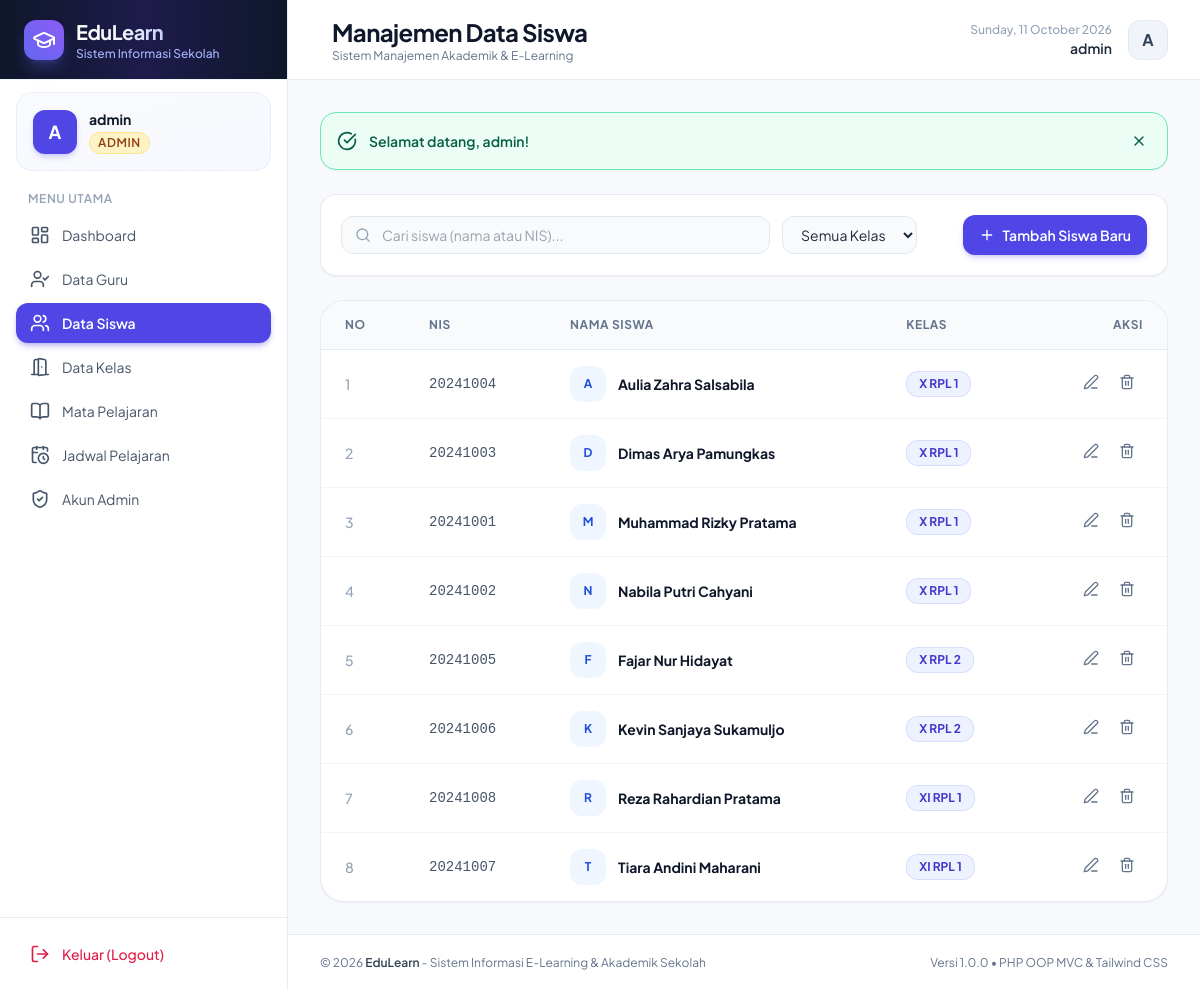
Screenshot of /admin/siswa (signed in) with the database file from the repository.
### tables this page shows
CREATE TABLE `siswa` (
    `id_siswa` INT AUTO_INCREMENT PRIMARY KEY,
    `nis` VARCHAR(50) NOT NULL UNIQUE,
    `nama` VARCHAR(100) NOT NULL,
    `password` VARCHAR(255) NOT NULL,
    `id_kelas` INT NOT NULL,
    `created_at` TIMESTAMP DEFAULT CURRENT_TIMESTAMP,
    CONSTRAINT `fk_siswa_kelas` FOREIGN KEY (`id_kelas`) REFERENCES `kelas` (`id_kelas`) ON DELETE CASCADE ON UPDATE CASCADE
);

CREATE TABLE `kelas` (
    `id_kelas` INT AUTO_INCREMENT PRIMARY KEY,
    `nama` VARCHAR(50) NOT NULL,
    `created_at` TIMESTAMP DEFAULT CURRENT_TIMESTAMP
);

### app/controllers/AdminController.php (called while the page is built, shortened)
<?php
require_once __DIR__ . '/../core/Controller.php';
class AdminController extends Controller {
    public function siswa() {
        $siswaModel = $this->model('Siswa');
        $kelasModel = $this->model('Kelas');
        $siswaList = $siswaModel->getAll();
        $kelasList = $kelasModel->getAll();
        $this->view('admin/siswa', [
            'title' => 'Manajemen Data Siswa',
            'siswaList' => $siswaList,
            'kelasList' => $kelasList
        ]);
    }
}

### app/core/App.php (called while the page is built, shortened)
<?php
class App {
    protected string $method = 'index';
    public function __construct() {
        $url = $this->parseUrl();
        $targetController = ucfirst(strtolower($url[0])) . 'Controller';
        $controllerFile = __DIR__ . '/../controllers/' . $targetController . '.php';
        if (file_exists($controllerFile)) {
            unset($url[0]);
        } else {
            $this->render404("Halaman atau modul '{$url[0]}' tidak ditemukan.");
            return;
        }
        $this->controller = new $this->controllerName();
        if (isset($url[1])) {
            $methodName = $url[1];
            if (method_exists($this->controller, $methodName)) {
                $this->method = $methodName;
                unset($url[1]);
            } else {
                $this->render404("Aksi '{$methodName}' tidak ditemukan pada modul ini.");
                return;
            }
        }
        $this->params = $url ? array_values($url) : [];
        call_user_func_array([$this->controller, $this->method], $this->params);
    }
    protected function parseUrl(): array {
        if (!empty($_GET['url'])) {
            return explode('/', filter_var(rtrim($_GET['url'], '/'), FILTER_SANITIZE_URL));
        }
        return [];
    }
}

### public/index.php (called while the page is built)
<?php
require_once __DIR__ . '/../config/config.php';
require_once __DIR__ . '/../app/core/Controller.php';
require_once __DIR__ . '/../app/core/App.php';
$app = new App();

### config/database.php (called while the page is built)
<?php
class DatabaseConfig {
    public static function getDsn() {
        return "mysql:host=" . DB_HOST . ";port=" . DB_PORT . ";dbname=" . DB_NAME . ";charset=utf8mb4";
    }
    public static function getOptions() {
        return [
            PDO::ATTR_ERRMODE            => PDO::ERRMODE_EXCEPTION,
            PDO::ATTR_DEFAULT_FETCH_MODE => PDO::FETCH_ASSOC,
            PDO::ATTR_EMULATE_PREPARES   => false,
        ];
    }
}

### app/models/Database.php (called while the page is built, shortened)
<?php
require_once __DIR__ . '/../../config/database.php';
class Database {
    private static ?Database $instance = null;
    private ?PDO $pdo = null;
    private $stmt = null;
    private function __construct() {
        try {
            $this->pdo = new PDO(
                DatabaseConfig::getDsn(),
                DB_USER,
                DB_PASS,
                DatabaseConfig::getOptions()
            );
        } catch (PDOException $e) {
            die("Database Connection Error: " . $e->getMessage());
        }
    }
    public static function getInstance(): Database {
        if (self::$instance === null) {
            self::$instance = new self();
        }
        return self::$instance;
    }
    public function query(string $sql, array $params = []): self {
        $this->stmt = $this->pdo->prepare($sql);
        $this->stmt->execute($params);
        return $this;
    }
    public function fetchAll(string $sql, array $params = []): array {
        $this->query($sql, $params);
        return $this->stmt->fetchAll();
    }
}

### app/models/Siswa.php (called while the page is built, shortened)
<?php
require_once __DIR__ . '/Database.php';
class Siswa {
    private Database $db;
    public function __construct() {
        $this->db = Database::getInstance();
    }
    public function getAll(): array {
        $sql = "SELECT s.id_siswa, s.nis, s.nama, s.id_kelas, s.created_at, k.nama as nama_kelas
                FROM `siswa` s
                LEFT JOIN `kelas` k ON s.id_kelas = k.id_kelas
                ORDER BY k.nama ASC, s.nama ASC";
        return $this->db->fetchAll($sql);
    }
}

### config/config.php (called while the page is built, shortened)
<?php
function url($path = '') {
    $path = ltrim($path, '/');
    return BASE_URL . ($path ? '/' . $path : '');
}

### app/views/admin/siswa.php (the view, shortened to what this page needs)
<?php require_once __DIR__ . '/../layouts/header.php'; ?>
<div class="space-y-6">
    <div class="flex flex-col sm:flex-row sm:items-center sm:justify-between gap-4 bg-white p-5 rounded-2xl border border-slate-200/80 shadow-sm">
        <div class="flex flex-col sm:flex-row gap-3 flex-1 max-w-xl">
            <div class="relative flex-1">
                <div class="absolute inset-y-0 left-0 pl-3.5 flex items-center pointer-events-none text-slate-400">
                </div>
                <input type="text" id="siswaSearch" onkeyup="filterSiswaTable()"
                       placeholder="Cari siswa (nama atau NIS)..."
                       class="w-full pl-10 pr-4 py-2 rounded-xl border border-slate-200 text-sm focus:outline-none focus:ring-2 focus:ring-indigo-500 bg-slate-50 focus:bg-white transition-all">
            </div>
            <select id="kelasFilter" onchange="filterSiswaTable()" class="px-3.5 py-2 rounded-xl border border-slate-200 text-sm bg-slate-50 focus:bg-white focus:outline-none focus:ring-2 focus:ring-indigo-500">
                <option value="">Semua Kelas</option>
            </select>
        </div>
        <button type="button" onclick="openAddSiswaModal()" class="inline-flex items-center justify-center px-4 py-2.5 rounded-xl bg-indigo-600 hover:bg-indigo-700 text-white text-sm font-semibold shadow-md shadow-indigo-600/20 transition-all">
            <i data-lucide="plus" class="w-4 h-4 mr-2"></i>
            <span>Tambah Siswa Baru</span>
        </button>
    </div>
    <div class="bg-white rounded-3xl border border-slate-200/80 shadow-sm overflow-hidden">
        <div class="overflow-x-auto">
            <table class="w-full text-left text-sm" id="siswaTable">
                <thead class="bg-slate-50 border-b border-slate-200/80 text-slate-500 text-xs uppercase font-bold tracking-wider">
                    <tr>
                        <th class="py-4 px-6">No</th>
                        <th class="py-4 px-6">NIS</th>
                        <th class="py-4 px-6">Nama Siswa</th>
                        <th class="py-4 px-6">Kelas</th>
                        <th class="py-4 px-6 text-right">Aksi</th>
                    </tr>
                </thead>
                <tbody class="divide-y divide-slate-100">
                    <?php if (empty($siswaList)): ?>
                        <tr>
                            <td colspan="5" class="py-8 text-center text-slate-400">Belum ada data siswa.</td>
                        </tr>
                    <?php else: ?>
                        <?php foreach ($siswaList as $idx => $s): ?>
                            <tr class="hover:bg-slate-50/60 transition-colors" data-kelas="<?= htmlspecialchars($s['nama_kelas'] ?? '') ?>">
                                <td class="py-4 px-6 text-slate-400 font-medium"><?= $idx + 1 ?></td>
                                <td class="py-4 px-6 font-mono font-medium text-slate-600"><?= htmlspecialchars($s['nis']) ?></td>
                                <td class="py-4 px-6">
                                    <div class="flex items-center space-x-3">
                                        <div class="w-9 h-9 rounded-xl bg-blue-50 text-blue-700 flex items-center justify-center font-bold text-xs">
                                            <?= strtoupper(substr($s['nama'], 0, 1)) ?>
                                        </div>
                                        <span class="font-bold text-slate-900"><?= htmlspecialchars($s['nama']) ?></span>
                                    </div>
                                </td>
                                <td class="py-4 px-6">
                                    <span class="inline-flex items-center px-3 py-1 rounded-xl text-xs font-bold bg-indigo-50 text-indigo-700 border border-indigo-200/60">
                                        <?= htmlspecialchars($s['nama_kelas'] ?? 'Belum ada kelas') ?>
                                    </span>
                                </td>
                                <td class="py-4 px-6 text-right">
                                    <div class="inline-flex items-center space-x-1">
                                        <button type="button"
                                                onclick="openEditSiswaModal(<?= $s['id_siswa'] ?>, '<?= htmlspecialchars(addslashes($s['nis'])) ?>', '<?= htmlspecialchars(addslashes($s['nama'])) ?>', <?= $s['id_kelas'] ?>)"
                                                class="p-2 rounded-lg text-slate-500 hover:text-indigo-600 hover:bg-indigo-50 transition-colors" title="Edit">
                                            <i data-lucide="edit-3" class="w-4 h-4"></i>
                                        </button>
                                        <button type="button"
                                                onclick="triggerDelete('<?= url('admin/siswaDelete/' . $s['id_siswa']) ?>', 'Hapus Siswa', 'Apakah Anda yakin ingin menghapus data siswa <?= htmlspecialchars(addslashes($s['nama'])) ?>? Seluruh riwayat nilai siswa ini akan terhapus.')"
                                                class="p-2 rounded-lg text-slate-500 hover:text-rose-600 hover:bg-rose-50 transition-colors" title="Hapus">
                                            <i data-lucide="trash-2" class="w-4 h-4"></i>
                                        </button>
                                    </div>
                                </td>
                            </tr>
                        <?php endforeach; ?>
                    <?php endif; ?>
                </tbody>
            </table>
        </div>
    </div>
</div>
<?php require_once __DIR__ . '/../layouts/footer.php'; ?>

### public/assets/css/custom.css (style rules this page uses)
* { -webkit-font-smoothing: antialiased; -moz-osx-font-smoothing: grayscale; }

### rows the page displays
siswa: nis "20241004", nama "A", nama "Aulia Zahra Salsabila", id_kelas.nama "X RPL 1"
siswa: nis "20241003", nama "D", nama "Dimas Arya Pamungkas", id_kelas.nama "X RPL 1"
siswa: nis "20241001", nama "M", nama "Muhammad Rizky Pratama", id_kelas.nama "X RPL 1"
siswa: nis "20241002", nama "N", nama "Nabila Putri Cahyani", id_kelas.nama "X RPL 1"
siswa: nis "20241005", nama "F", nama "Fajar Nur Hidayat", id_kelas.nama "X RPL 2"
siswa: nis "20241006", nama "K", nama "Kevin Sanjaya Sukamuljo", id_kelas.nama "X RPL 2"
siswa: nis "20241008", nama "R", nama "Reza Rahardian Pratama", id_kelas.nama "XI RPL 1"
siswa: nis "20241007", nama "T", nama "Tiara Andini Maharani", id_kelas.nama "XI RPL 1"

### other values shown
substr($displayName, 0, 1) "A"
$displayName "admin"
$role "ADMIN"
$title "Manajemen Data Siswa"
$flash['message'] "Selamat datang, admin!"
APP_NAME "EduLearn"
APP_DESC "Sistem Informasi E-Learning & Akademik Sekolah"
APP_VERSION "1.0.0"
